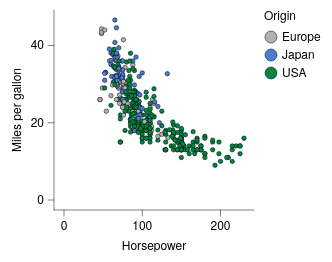

The specification (Vega-Lite) saved for this image:
### Vega-Lite specification from a JSON file in a GitHub repository (floating-point values rounded to 4 significant figures; data arrays with more than 128 entries replaced by an {"elided": "..."} marker saying what was removed)
{"background": "white", "config": {"arc": {"fill": "#DBDBDB", "fillOpacity": 1.0, "innerRadius": 25.0, "padAngle": 0.03, "stroke": "black", "strokeOpacity": 1, "strokeWidth": 0.25}, "area": {"fill": "#DBDBDB", "fillOpacity": 1.0, "stroke": "black", "strokeOpacity": 1, "strokeWidth": 0.25}, "axis": {"domain": true, "domainCap": "round", "domainColor": "black", "domainWidth": 0.25, "grid": false, "gridCap": "round", "gridColor": "#F1F1F1", "gridDash": [0, 0], "gridOpacity": 1.0, "gridWidth": 0.25, "labelColor": "black", "labelFont": "Helvetica Neue, HelveticaNeue, Helvetica, Arial, sans-serif", "labelFontSize": 6, "labelFontStyle": "normal", "labelFontWeight": 400, "offset": 0, "ticks": true, "tickCap": "round", "tickColor": "black", "tickRound": false, "tickSize": 3, "tickWidth": 0.25, "titleColor": "black", "titleFont": "Helvetica Neue, HelveticaNeue, Helvetica, Arial, sans-serif", "titleFontSize": 6, "titleFontStyle": "normal", "titleFontWeight": 400}, "axisX": {"domain": true, "labelAlign": "center", "labelAngle": 0, "labels": true, "ticks": true, "translate": 0}, "axisY": {"domain": true, "labelAlign": "right", "labelAngle": 0, "labels": true, "ticks": true, "translate": 0}, "axisRight": {"domain": true, "labelAlign": "left", "labelAngle": 0, "labels": true, "ticks": true, "translate": 0}, "axisTop": {"domain": true, "labelAlign": "center", "labelAngle": 0, "labels": true, "ticks": true, "translate": 0}, "axisBand": {"tickOffset": 0}, "bar": {"fill": "#DBDBDB", "fillOpacity": 1.0, "stroke": "black", "strokeOpacity": 1, "strokeWidth": 0.25}, "boxplot": {"size": 9.0, "ticks": {"cornerRadius": 0.25, "fill": "black", "opacity": 1, "size": 4.5, "thickness": 0.25}, "box": {"fillOpacity": 1.0, "stroke": "black", "strokeOpacity": 1, "strokeWidth": 0.25}, "median": {"cornerRadius": 0, "fill": "black", "fillOpacity": 1.0, "opacity": 1, "size": 9.0, "thickness": 0.25}, "rule": {"fill": "black", "fillOpacity": 1.0, "size": 10.0, "stroke": "black", "strokeDash": [0, 0], "strokeOpacity": 1, "strokeWidth": 0.25}, "outliers": {"color": "black", "fill": "black", "fillOpacity": 1.0, "size": 0, "stroke": "black", "strokeOpacity": 1, "strokeWidth": 0.25}}, "circle": {"fill": "black", "fillOpacity": 1.0, "size": 1.25, "stroke": null, "strokeOpacity": 1, "strokeWidth": 0.25}, "errorband": {"band": {"fillOpacity": 0.6, "stroke": null, "strokeWidth": 0.25, "strokeOpacity": 1}, "borders": {"opacity": 0, "strokeOpacity": 1, "strokeWidth": 0.25}}, "errorbar": {"opacity": 1, "rule": {"strokeDash": [0, 0], "strokeWidth": 0.25}, "ticks": {"color": "black", "cornerRadius": 0.125, "opacity": 1, "size": 6.0, "thickness": 0.25}, "thickness": 0.25}, "font": "Helvetica Neue, HelveticaNeue, Helvetica, Arial, sans-serif", "geoshape": {"fill": "#DBDBDB", "fillOpacity": 1.0, "stroke": "black", "strokeOpacity": 1, "strokeWidth": 0.25}, "header": {"labelColor": "black", "labelFont": "Helvetica Neue, HelveticaNeue, Helvetica, Arial, sans-serif", "labelFontSize": 6, "labelFontStyle": "normal", "labelFontWeight": 400, "titleColor": "black", "titleFont": "Helvetica Neue, HelveticaNeue, Helvetica, Arial, sans-serif", "titleFontSize": 6, "titleFontStyle": "normal", "titleFontWeight": 400, "titlePadding": 0}, "legend": {"disable": false, "offset": 4.5, "titlePadding": 4, "labelOffset": 2, "gradientLabelOffset": 2, "columnPadding": 4, "rowPadding": 2, "gradientLength": 50.0, "gradientThickness": 5.0, "gradientOpacity": 1.0, "gradientStrokeColor": "black", "gradientStrokeWidth": 0.25, "labelColor": "black", "labelFont": "Helvetica Neue, HelveticaNeue, Helvetica, Arial, sans-serif", "labelFontSize": 6, "labelFontStyle": "normal", "labelFontWeight": 400, "strokeColor": "black", "strokeWidth": 0, "symbolSize": 36, "symbolStrokeColor": "black", "symbolStrokeWidth": 0.25, "titleColor": "black", "titleFont": "Helvetica Neue, HelveticaNeue, Helvetica, Arial, sans-serif", "titleFontSize": 6, "titleFontStyle": "normal", "titleFontWeight": 400}, "line": {"color": "black", "stroke": "black", "strokeCap": "butt", "strokeDash": [0, 0], "strokeOpacity": 1, "strokeWidth": 0.5}, "point": {"filled": true, "fill": "#DBDBDB", "fillOpacity": 1.0, "size": 5.0, "stroke": "black", "strokeOpacity": 1, "strokeWidth": 0.25}, "range": {"category": ["#B2B2B2", "#4A7CD3", "#008542", "#664CAF", "#509F98", "#636363", "#284F93", "#005226", "#382864", "#285753"], "diverging": {"scheme": ["#443E60", "#5F597E", "#7C759B", "#9994B6", "#B7B4CC", "#D6D5DC", "#F6F6F6", "#D1DAD9", "#A4C2BF", "#7AA9A4", "#578E89", "#37736E", "#1B5954"]}, "heatmap": {"scheme": ["#440154", "#472270", "#433E82", "#38598C", "#2C728E", "#238A8D", "#24A086", "#39B578", "#5DC862", "#96D646", "#CAE02D", "#FDE724"]}, "ordinal": {"scheme": ["#F1F1F1", "#DBDBDB", "#C6C6C6", "#B2B2B2", "#9D9D9D", "#898989", "#767676", "#636363", "#515151", "#404040", "#2F2F2F", "#1F1F1F"]}, "ramp": {"scheme": ["#440154", "#472270", "#433E82", "#38598C", "#2C728E", "#238A8D", "#24A086", "#39B578", "#5DC862", "#96D646", "#CAE02D", "#FDE724"]}}, "rule": {"color": "black", "stroke": "black", "strokeCap": "round", "strokeDash": [2, 2], "strokeOpacity": 1, "strokeWidth": 0.25}, "scale": {"barBandPaddingInner": 0.1, "rectBandPaddingInner": 0, "tickBandPaddingInner": 0.1, "bandPaddingOuter": 0.1, "bandWithNestedOffsetPaddingInner": 0.2, "bandWithNestedOffsetPaddingOuter": 0.2, "offsetBandPaddingInner": 0, "offsetBandPaddingOuter": 0, "continuousPadding": 5.0, "round": false}, "rect": {"fill": "#DBDBDB", "fillOpacity": 1.0, "stroke": "black", "strokeOpacity": 1, "strokeWidth": 0.25}, "square": {"fill": "#DBDBDB", "fillOpacity": 1.0, "size": 10.0, "stroke": "black", "strokeOpacity": 1, "strokeWidth": 0.25}, "text": {"color": "black", "font": "Helvetica Neue, HelveticaNeue, Helvetica, Arial, sans-serif", "fontSize": 6, "fontStyle": "normal", "fontWeight": 400}, "tick": {"color": "black", "cornerRadius": 0.125, "opacity": 1.0, "size": 9.0, "thickness": 0.25}, "title": {"anchor": "middle", "frame": "group", "color": "black", "font": "Helvetica Neue, HelveticaNeue, Helvetica, Arial, sans-serif", "fontSize": 6, "fontStyle": "normal", "fontWeight": 400, "subtitleColor": "black", "subtitleFont": "Helvetica Neue, HelveticaNeue, Helvetica, Arial, sans-serif", "subtitleFontSize": 6, "subtitleFontStyle": "normal", "subtitleFontWeight": 400}, "trail": {"color": "black", "opacity": 1, "size": 0.5}, "view": {"continuousWidth": 100, "continuousHeight": 100, "discreteWidth": 100, "discreteHeight": 100, "fill": null, "stroke": null, "strokeWidth": 0.25}}, "data": {"name": "data-7285c4e2e195e5a75737a34913199f5f"}, "mark": {"type": "point"}, "encoding": {"color": {"field": "Origin", "type": "nominal"}, "x": {"field": "Horsepower", "type": "quantitative", "scale": {"nice": false}}, "y": {"field": "Miles_per_Gallon", "title": "Miles per gallon", "type": "quantitative", "scale": {"nice": false}}}, "$schema": "https://vega.github.io/schema/vega-lite/v6.4.1.json", "datasets": {"data-7285c4e2e195e5a75737a34913199f5f": {"elided": "392 records"}}}
